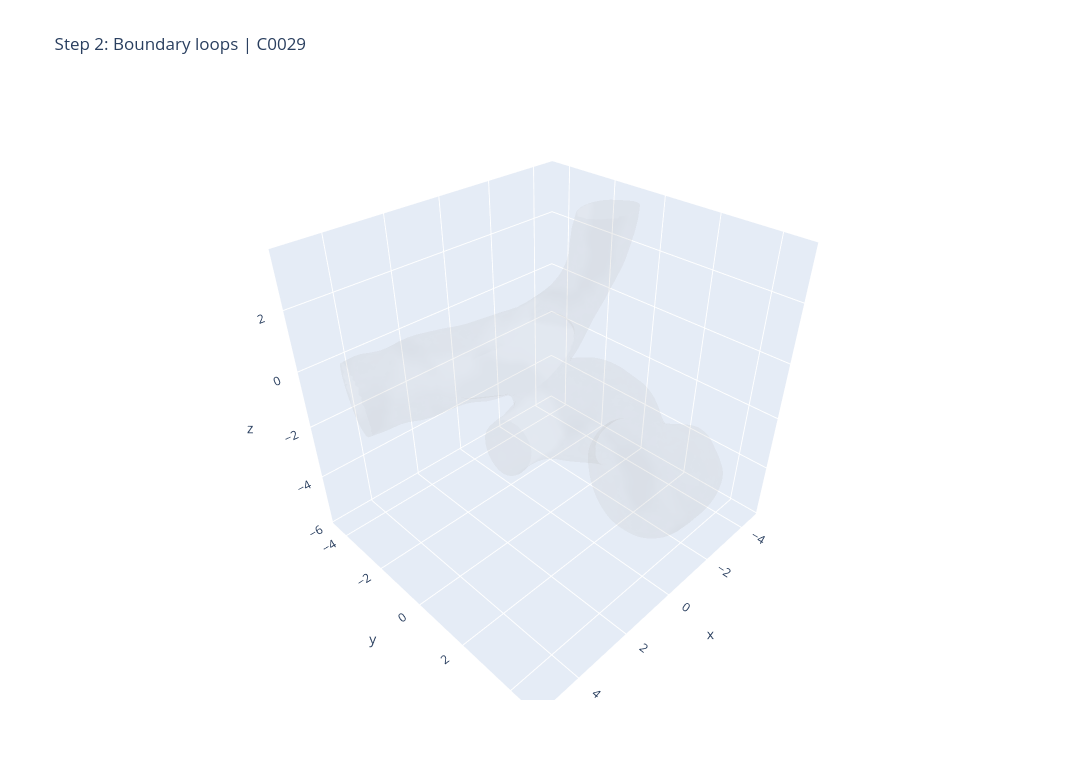

Notebook code for this chart:
### Code cell
# Schritt 2: Boundary-Loops (falls vorhanden)
boundary_loops = reg._extract_boundary_loops(min_loop_vertices=max(6, AUTO_MIN_LOOP_VERTICES // 2))
print('boundary loops:', len(boundary_loops))

fig = go.Figure()
add_mesh(fig, verts, faces, color='lightgray', opacity=0.10)
palette = ['orange', 'red', 'gold', 'green', 'purple', 'brown', 'magenta', 'cyan']
for i, loop_idx in enumerate(boundary_loops):
    idx = safe_indices(loop_idx, len(verts))
    if idx.size < 3:
        continue
    xyz = verts[idx]
    color = palette[i % len(palette)]
    add_loop(fig, xyz, name=f'boundary loop {i}', color=color, width=5, showlegend=True)
    c = xyz.mean(axis=0, keepdims=True)
    add_points(fig, c, name=f'boundary center {i}', color=color, size=4, showlegend=False)

fig.update_layout(title=f'Step 2: Boundary loops | {CASE_NAME}', scene=dict(aspectmode='data'), width=1150, height=780)
fig.show()

### Figure 1 — Plotly figure (JSON) as saved in the notebook; plotly's stock layout.template omitted (floating-point values rounded to 4 significant figures; data arrays with more than 128 entries replaced by an {"elided": "..."} marker saying what was removed)
{"data": [{"color": "lightgray", "hoverinfo": "skip", "i": {"elided": "32304 int values"}, "j": {"elided": "32304 int values"}, "k": {"elided": "32304 int values"}, "name": "mesh", "opacity": 0.1, "showlegend": false, "type": "mesh3d", "x": {"elided": "16154 float values"}, "y": {"elided": "16154 float values"}, "z": {"elided": "16154 float values"}}], "layout": {"height": 780, "scene": {"aspectmode": "data"}, "title": {"text": "Step 2: Boundary loops | C0029"}, "width": 1150}}
